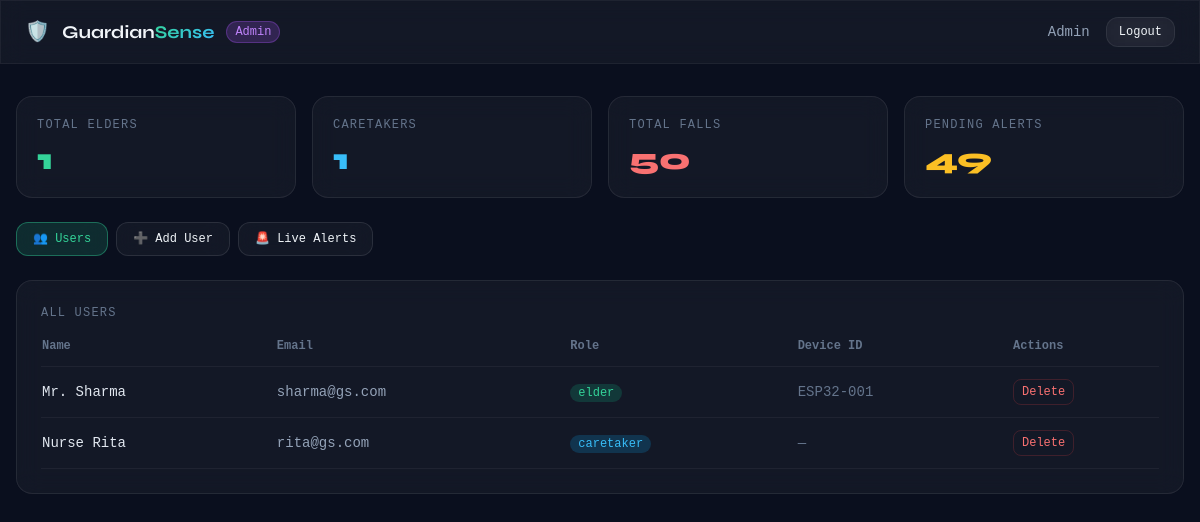
The page /admin (signed in) on the database its author committed.
### app.py (models this page shows)
class User(UserMixin, db.Model):
    id           = db.Column(db.Integer, primary_key=True)
    name         = db.Column(db.String(120), nullable=False)
    email        = db.Column(db.String(120), unique=True, nullable=False)
    password     = db.Column(db.String(200), nullable=False)
    role         = db.Column(db.String(20), nullable=False)   # admin | caretaker | elder
    device_id    = db.Column(db.String(64), nullable=True)    # only for elders
    caretaker_id = db.Column(db.Integer, db.ForeignKey('user.id'), nullable=True)  # elder → caretaker
    created_at   = db.Column(db.DateTime, default=datetime.utcnow)
    elder_charges = db.relationship('User', backref=db.backref('caretaker', remote_side=[id]), lazy='dynamic')
    sensor_logs   = db.relationship('SensorLog', backref='elder', lazy='dynamic', foreign_keys='SensorLog.elder_id')
    fall_events   = db.relationship('FallEvent', backref='elder', lazy='dynamic', foreign_keys='FallEvent.elder_id')

### app.py (the view)
@app.route('/admin')
@login_required
def admin_dashboard():
    if current_user.role != 'admin':
        return redirect(url_for('home'))
    elders     = User.query.filter_by(role='elder').all()
    caretakers = User.query.filter_by(role='caretaker').all()
    total_falls = FallEvent.query.count()
    pending     = FallEvent.query.filter_by(acknowledged=False).count()
    return render_template('admin.html',
        elders=elders, caretakers=caretakers,
        total_falls=total_falls, pending=pending)

### app.py (called while the page is built)
@login_manager.user_loader
def load_user(user_id):
    return User.query.get(int(user_id))

### templates/admin.html (shortened to what this page needs)
<!DOCTYPE html>
<html lang="en">
<head>
  <script src="https://cdn.tailwindcss.com"></script>
</head>
<body class="text-slate-100 min-h-screen">
<nav class="glass border-b border-white/5 px-6 py-4 flex items-center justify-between sticky top-0 z-50">
  <div class="flex items-center gap-3">
    <span class="text-xl">🛡️</span>
    <span class="font-bold text-lg">Guardian<span class="grad-text">Sense</span></span>
    <span class="text-xs font-mono bg-purple-500/20 text-purple-400 border border-purple-500/30 px-2 py-0.5 rounded-full">Admin</span>
  </div>
  <div class="flex items-center gap-4">
    <span class="text-sm text-slate-400 font-mono">{{ current_user.name }}</span>
    <a href="/logout" class="text-xs font-mono glass px-3 py-1.5 rounded-xl hover:bg-white/10 transition-colors">Logout</a>
  </div>
</nav>
<main class="max-w-7xl mx-auto px-4 py-8 space-y-6">
  <section class="grid grid-cols-2 md:grid-cols-4 gap-4">
    <div class="glass rounded-2xl p-5">
      <p class="text-xs font-mono text-slate-500 uppercase tracking-widest mb-2">Total Elders</p>
      <p class="text-3xl font-extrabold text-emerald-400" id="stat-elders">{{ elders|length }}</p>
    </div>
    <div class="glass rounded-2xl p-5">
      <p class="text-xs font-mono text-slate-500 uppercase tracking-widest mb-2">Caretakers</p>
      <p class="text-3xl font-extrabold text-sky-400" id="stat-caretakers">{{ caretakers|length }}</p>
    </div>
    <div class="glass rounded-2xl p-5">
      <p class="text-xs font-mono text-slate-500 uppercase tracking-widest mb-2">Total Falls</p>
      <p class="text-3xl font-extrabold text-red-400" id="stat-falls">{{ total_falls }}</p>
    </div>
    <div class="glass rounded-2xl p-5">
      <p class="text-xs font-mono text-slate-500 uppercase tracking-widest mb-2">Pending Alerts</p>
      <p class="text-3xl font-extrabold text-amber-400" id="stat-pending">{{ pending }}</p>
    </div>
  </section>
  <div class="flex gap-2 font-mono text-xs">
    <button onclick="showTab('users')"   class="tab-btn active glass px-4 py-2 rounded-xl border border-white/10 transition-all" id="tab-users">👥 Users</button>
    <button onclick="showTab('add')"     class="tab-btn glass px-4 py-2 rounded-xl border border-white/10 transition-all" id="tab-add">➕ Add User</button>
    <button onclick="showTab('alerts')"  class="tab-btn glass px-4 py-2 rounded-xl border border-white/10 transition-all" id="tab-alerts">🚨 Live Alerts</button>
  </div>
  <div id="panel-users" class="glass rounded-2xl p-6 slide-up">
    <p class="text-xs font-mono text-slate-500 uppercase tracking-widest mb-4">All Users</p>
    <div class="overflow-x-auto">
      <table class="w-full text-sm font-mono">
        <thead><tr class="text-slate-500 text-xs border-b border-white/5">
          <th class="text-left pb-3 pr-4">Name</th>
          <th class="text-left pb-3 pr-4">Email</th>
          <th class="text-left pb-3 pr-4">Role</th>
          <th class="text-left pb-3 pr-4">Device ID</th>
          <th class="text-left pb-3">Actions</th>
        </tr></thead>
        <tbody>
          {% for u in elders + caretakers %}
          <tr class="border-b border-white/5 hover:bg-white/[0.02] transition-colors" id="user-row-{{ u.id }}">
            <td class="py-3 pr-4 text-slate-200">{{ u.name }}</td>
            <td class="py-3 pr-4 text-slate-400">{{ u.email }}</td>
            <td class="py-3 pr-4">
              <span class="px-2 py-0.5 rounded-full text-xs
                {% if u.role=='caretaker' %}bg-sky-500/20 text-sky-400
                {% elif u.role=='elder' %}bg-emerald-500/20 text-emerald-400
                {% else %}bg-purple-500/20 text-purple-400{% endif %}">
                {{ u.role }}
              </span>
            </td>
            <td class="py-3 pr-4 text-slate-500">{{ u.device_id or '—' }}</td>
            <td class="py-3">
              <button onclick="deleteUser({{ u.id }}, '{{ u.name }}')"
                class="text-xs text-red-400 hover:text-red-300 font-mono border border-red-500/20 px-2 py-1 rounded-lg hover:bg-red-500/10 transition-colors">
                Delete
              </button>
            </td>
          </tr>
          {% endfor %}
        </tbody>
      </table>
    </div>
  </div>
</main>
</body>
</html>

### templates/admin.html (style rules this page uses)
body { background:#0a0f1e;font-family:'Syne',sans-serif; }
.glass { background:rgba(255,255,255,0.04);border:1px solid rgba(255,255,255,0.08);backdrop-filter:blur(12px); }
.grad-text { background:linear-gradient(135deg,#34d399,#38bdf8);-webkit-background-clip:text;-webkit-text-fill-color:transparent; }
.tab-btn.active { background:rgba(52,211,153,0.15);border-color:rgba(52,211,153,0.4);color:#34d399; }
.slide-up { animation:slideUp 0.3s ease-out; }

### rows shown on the page
User: name "Admin"
User: name "Mr. Sharma", email "sharma@gs.com", role "elder", device "ESP32-001"
User: name "Nurse Rita", email "rita@gs.com", role "caretaker", device_id "—"

### other values the page prints
{{ elders|length }} "1"
{{ caretakers|length }} "1"
{{ total_falls }} "50"
{{ pending }} "49"
